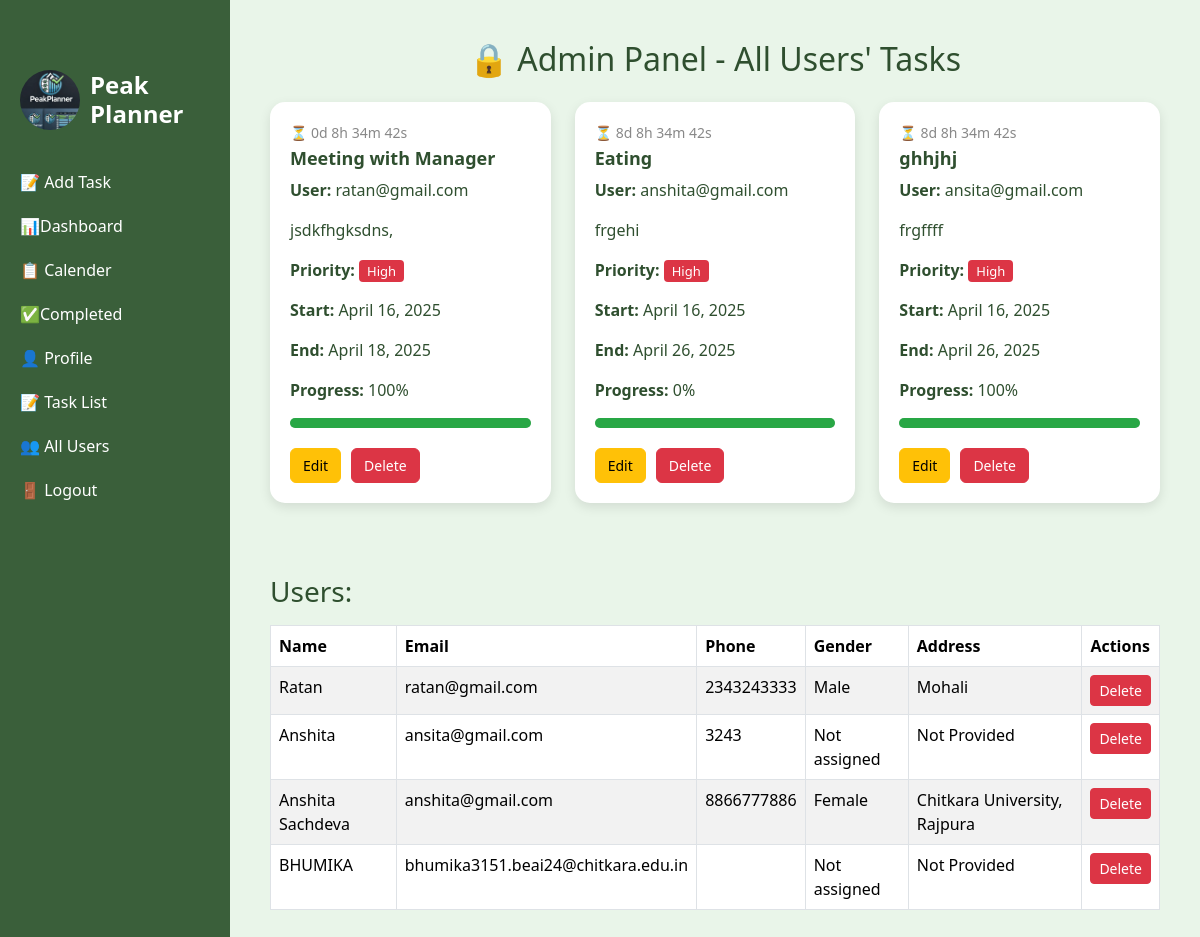
The app's page /dashboard/admin/tasks/ (signed in) with its own data.
### DashboardApp/models.py (models this page shows, shortened)
class Task(models.Model):
    user = models.ForeignKey('main.AppUser', on_delete=models.CASCADE,null=True)
    id = models.AutoField(primary_key=True)
    task_title = models.CharField(unique=True,max_length=30)
    task_description = models.TextField(max_length=100)
    TASK_PRIORITY_CHOICES = [
    ('High', 'High'),
    ('Medium', 'Medium'),
    ('Low', 'Low'),
    ]
    status = models.CharField(
        max_length=20,
        choices=[("Pending", "Pending"), ("In Progress", "In Progress"), ("Completed", "Completed")],
        default="Pending"
    )
    task_priority = models.CharField(max_length=10, choices=TASK_PRIORITY_CHOICES, default='Medium')
    progress = models.PositiveIntegerField(default=0)
    start_date = models.DateField(auto_now_add=True)
    end_date = models.DateField()
    class Meta:
        permissions = [
            ("edit_task", "Can edit task"),
        ]

### main/models.py (models this page shows, shortened)
class AppUser(AbstractUser,PermissionsMixin):
    email = models.EmailField(unique=True)
    name = models.CharField(max_length=100)
    phone = models.CharField(max_length=15)
    role = models.CharField(max_length=30, null=True, blank=True)
    gender = models.CharField(max_length=10, choices=[('Male', 'Male'), ('Female', 'Female'), ('Other', 'Other')], null=True, blank=True)
    profile_image = models.ImageField(upload_to='profile_images/', null=True, blank=True)
    address = models.CharField(max_length=255, default='Not Provided')
    is_superuser = models.BooleanField(default=False)
    username = None
    objects = AppUserManager()
    USERNAME_FIELD = 'email'
    REQUIRED_FIELDS = ['name', 'phone']

### DashboardApp/views.py (the view)
# urls.py: path('admin/tasks/', views.admin_tasks_view, name='admin_tasks'),
@login_required
@user_passes_test(is_admin)
def admin_tasks_view(request):
    tasks = Task.objects.all().order_by('-start_date')
    users = User.objects.all()
    return render(request, 'admin_tasks.html', {'tasks': tasks, 'users':users})

### DashboardApp/views.py (called while the page is built)
def is_admin(user):
    return user.is_superuser

### DashboardApp/templates/admin_tasks.html (shortened to what this page needs)
{% load static %}
<!DOCTYPE html>
<html lang="en">
<head>
    <link rel="stylesheet" href="https://cdn.jsdelivr.net/npm/bootstrap@5.3.2/dist/css/bootstrap.min.css">
</head>
<body>
    <div class="wrapper">
        <div class="sidebar">
            <h4><h4><img src="{% static 'images/logo.jpg' %}" height="60px" width="60px" style="border-radius: 50px;"> Peak Planner</h4>
            <ul>
                <li><a href="{% url 'addtask' %}" class="text-white text-decoration-none d-block">📝 Add Task</a></li>
                <li><a href="{% url 'dashboard_page' %}" class="text-white text-decoration-none d-block">📊Dashboard</a></li>
                <li><a href="{% url 'taskcalender' %}" class="text-white text-decoration-none d-block">📋 Calender</a>
                </li>
                <li><a href="{% url 'completed_tasks' %}" class="text-white text-decoration-none d-block">✅Completed</a></li>
                <li><a href="{% url 'profile'%}"  class="text-white text-decoration-none d-block">👤 Profile</a></li>
                {% if user.is_staff %}
                <li><a href="{% url 'task_list' %}" class="text-white text-decoration-none d-block">📝 Task List</a></li>
                <li><a href="{% url 'admin_tasks' %}" class="text-white text-decoration-none d-block">👥 All Users</a></li>
              {% endif %}
            <li>
              <form action="{% url 'logout' %}" method="POST" style="margin: 0; padding: 0;">
                  <button type="submit" style="background: none; border: none; color: white; text-decoration: none; padding: 0; display: block; width: 100%; text-align: left;">
                      🚪 Logout
                  </button>
              </form>
          </li>
          </ul>
          </div>
        <div class="main-content">
            <h2 class="mb-4 text-center">🔒 Admin Panel - All Users' Tasks</h2>
            <div class="row">
                {% for task in tasks %}
                <div class="col-md-4 mb-4">
                    <div class="task-card">
                        <div class="countdown-timer" data-end-date="{{ task.end_date }} 23:59:59"></div>
                        <h5 class="task-title">{{ task.task_title }}</h5>
                        <p><strong>User:</strong> {{ task.user.email }}</p>
                        <p>{{ task.task_description }}</p>
                        <p><strong>Priority:</strong>
                            <span class="priority-label" style="background-color: #dc3545; color: white;">
                                {{ task.task_priority }}
                            </span>
                        </p>
                        <p><strong>Start:</strong> {{ task.start_date }}</p>
                        <p><strong>End:</strong> {{ task.end_date }}</p>
                        <p><strong>Progress:</strong> {{ task.progress }}%</p>
                        <div class="progress-line-container">
                            <div class="progress-line"  data-progress="{{ task.progress}}"></div>
                        </div>
                        <div class="task-actions">
                            <a href="{% url 'edit_task' task.id %}" class="btn btn-warning btn-edit">Edit</a>
                            <form action="{% url 'delete_task' task.id %}" method="post" class="d-inline">
                                <button type="submit" class="btn btn-danger btn-delete" onclick="return confirm('Are you sure you want to delete the task?')">Delete</button>
                            </form>
                        </div>
                    </div>
                </div>
                {% empty %}
                <p class="text-center text-danger mt-5">No tasks available.</p>
                {% endfor %}
            </div>
            <h3 class="mt-5 mb-3">Users:</h3>
            <table class="table table-bordered table-striped">
                <thead>
                    <tr>
                        <th>Name</th>
                        <th>Email</th>
                        <th>Phone</th>
                        <th>Gender</th>
                        <th>Address</th>
                        <th>Actions</th>
                    </tr>
                </thead>
                <tbody>
                    {% for user in users %}
                    <tr>
                        <td>{{ user.name }}</td>
                        <td>{{ user.email }}</td>
                        <td>{{ user.phone }}</td>
                        <td>{% if user.gender %}{{ user.gender }}{% else %}Not assigned{% endif %}</td>
<td>{% if user.address %}{{ user.address }}{% else %}Not Provided{% endif %}</td>
                        <td>
                            <form action="{% url 'delete_user' user.id %}" method="post" style="display:inline;">
                                <button type="submit" class="btn btn-sm btn-danger" onclick="return confirm('Are you sure you want to delete this user?')">Delete</button>
                            </form>
                        </td>
                    </tr>
                    {% endfor %}
                </tbody>
            </table>
        </div>
    </div>
</body>
</html>

### DashboardApp/templates/admin_tasks.html (style rules this page uses)
body { background-color: #e9f5e9; color: #2f4f2f; font-family: 'Segoe UI', Tahoma, Geneva, Verdana, sans-serif; }
.wrapper { display: flex; height: 100vh; }
.sidebar { width: 230px; background: #3a5f3a; color: white; padding: 30px 20px; }
.sidebar h4 { margin-bottom: 40px; font-weight: bold; display: flex; align-items: center; gap: 10px; }
.sidebar ul { list-style: none; padding-left: 0; }
.sidebar ul li { margin: 20px 0; }
.sidebar ul li a, .sidebar button { color: white; text-decoration: none; font-size: 16px; }
.sidebar button { background: none; border: none; padding-left: 0; cursor: pointer; }
.main-content { flex: 1; padding: 40px; overflow-y: auto; }
.task-card { background: white; border-radius: 15px; padding: 20px; box-shadow: 0px 4px 12px rgba(0,0,0,0.1); height: 100%; position: relative; }
.task-title { font-size: 18px; font-weight: bold; }
.priority-label { border-radius: 4px; padding: 2px 8px; font-size: 13px; }
.progress-line-container { background-color: #ddd; border-radius: 5px; height: 10px; width: 100%; margin-top: 5px; }
.progress-line { height: 10px; background-color: #28a745; border-radius: 5px; }
.countdown-timer { font-size: 14px; color: #888; margin-bottom: 5px; }
.task-actions { display: flex; gap: 10px; margin-top: 20px; }
.task-actions form { margin: 0; }
.btn-delete, .btn-edit { padding: 6px 12px; font-size: 14px; }

### records on screen
Task: task_title "Meeting with Manager", user.email "ratan@gmail.com", task_description "jsdkfhgksdns,", task_priority "High", start_date "April 16, 2025", end_date "April 18, 2025", progress "100"
Task: task_title "Eating", user.email "anshita@gmail.com", task_description "frgehi", task_priority "High", start_date "April 16, 2025", end_date "April 26, 2025", progress "0"
Task: task_title "ghhjhj", user.email "ansita@gmail.com", task_description "frgffff", task_priority "High", start_date "April 16, 2025", end_date "April 26, 2025", progress "100"
AppUser: name "Ratan", email "ratan@gmail.com", phone "2343243333", gender "Male", address "Mohali"
AppUser: name "Anshita", email "ansita@gmail.com", phone "3243", shows "Not assigned", address "Not Provided"
AppUser: name "Anshita Sachdeva", email "anshita@gmail.com", phone "8866777886", gender "Female", address "Chitkara University, Rajpura"
AppUser: name "BHUMIKA", email "bhumika3151.beai24@chitkara.edu.in", shows "Not assigned", address "Not Provided"
